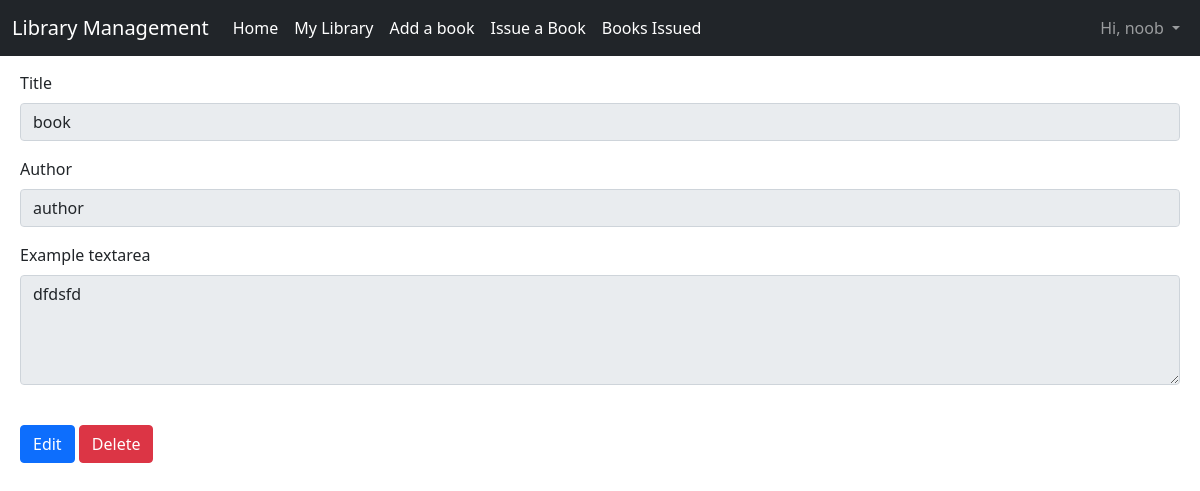
The app's page /book/2 (signed in) with its own data.
### main/models.py (models this page shows, shortened)
class Book(models.Model):
    title = models.CharField(max_length=350)
    author = models.CharField(max_length=300)
    description = models.TextField(max_length=5000, null=True, blank=True)
    issued = models.BooleanField(default=False)

### main/views.py (the view)
# urls.py: path("book/<int:id>", views.book, name="individual_book"),
@login_required(login_url='login')
def book(request, id):
    ls = Book.objects.get(id=id)
    return render(request, 'book.html', {"ls" : ls})

### templates/book.html (shortened to what this page needs)
{% extends "layout.html" %}
{% block body %}
<div class="mb-3">
    <label for="disabledTextInput" class="form-label">Title</label>
    <input type="text" id="disabledTextInput" class="form-control" value="{{ ls.title }}" disabled>
</div>
<div class="mb-3">
    <label for="disabledTextInput" class="form-label">Author</label>
    <input type="text" id="disabledTextInput" class="form-control" value="{{ ls.author }}" disabled>
</div>
{% if ls.description %}
<div class="mb-3">
    <label for="exampleFormControlTextarea1" class="form-label">Example textarea</label>
    <textarea class="form-control" id="exampleFormControlTextarea1" rows="4" disabled>{{ ls.description }}</textarea>
  </div>
{% endif %}
    <br>
        <button class="btn btn-primary">
            <a style="text-decoration: none; color: white;" href="/update/{{ ls.id }}">Edit</a>
        </button>
        <button class="btn btn-danger">
            <a href="/delete/{{ ls.id }}" style="text-decoration: none; color: white;">Delete</a>
        </button>
{% endblock body %}

### templates/layout.html (shortened to what this page needs)
{% load static %}
<!DOCTYPE html>
<html lang="en">
<head>
    <link href="https://cdn.jsdelivr.net/npm/bootstrap@5.1.1/dist/css/bootstrap.min.css" rel="stylesheet">
    <link rel="stylesheet" href="{% static 'styles.css' %}">
</head>
<body>
    <nav class="navbar navbar-expand-lg navbar-dark bg-dark sticky-top">
        <div class="container-fluid">
          <a class="navbar-brand" href="">Library Management</a>
          <div class="collapse navbar-collapse" id="navbarSupportedContent">
            <ul class="navbar-nav me-auto mb-2 mb-lg-0">
              <li class="nav-item">
                <a class="nav-link active" aria-current="page" href="/">Home</a>
              </li>
              <li class="nav-item">
                <a class="nav-link active" aria-current="page" href="/library">My Library</a>
              </li>
              <li class="nav-item">
                <a class="nav-link active" aria-current="page" href="/add-book">Add a book</a>
              </li>
              <li class="nav-item">
                <a class="nav-link active" aria-current="page" href="/issue-book">Issue a Book</a>
              </li>
              <li class="nav-item">
                <a class="nav-link active" aria-current="page" href="/books-issued">Books Issued</a>
              </li>
              </ul>
              <ul class="navbar-nav ms-auto">
                {% if user.is_authenticated %}
                <li class="nav-item dropdown">
                  <a class="nav-link dropdown-toggle" href="#" id="navbarDarkDropdownMenuLink" role="button" data-bs-toggle="dropdown" aria-expanded="false">
                    Hi, {{ request.user }}
                  </a>
                </li>
                {% endif %}
              </ul>
          </div>
        </div>
      </nav>
    <div class="content">
        {% block body %}{% endblock body %}
    </div>
</body>
</html>

### static/styles.css (style rules this page uses)
.content { margin: 15px 20px; }

### records on screen
Book: title "book", author "author", description "dfdsfd"

### other values on screen
{{ request.user }} "noob"
